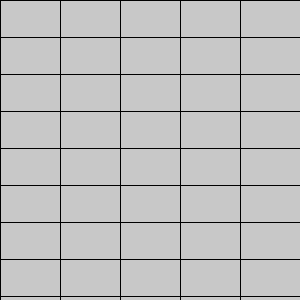
Frame 1 (no input)
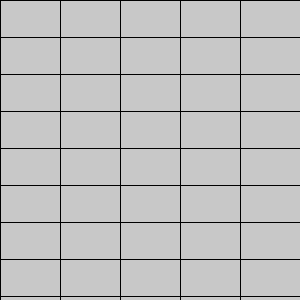
Frame 60 (the mouse pressed at the canvas centre just before this capture)
Frame 120 (the mouse held since frame 60 and released just before this capture): identical to frame 60, image omitted

The Processing sketch that drew these frames (run headless with seeded random() and noise(); from frame 60 on, the mouse is pressed at the canvas centre):

// Processing sketch: processing_185200
// ── processing_185200.pde

//row
int r = 8;
//column
int c = 5;

void setup() {
size(300, 300);
background(200);
}
void draw() {
stroke(0);
int i = 0;
while (i < height) {
  line(0, i, height, i);
  i = i + height/r;
 } 
int j = 0;
while (j < width) {
  line(j, 0, j, width);
  j = j + width/c;
 }
}
